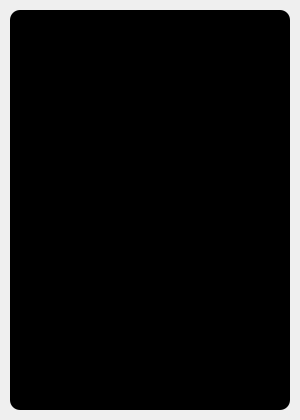
<?xml version="1.0" encoding="UTF-8"?>
<ui version="4.0">
 <class>Login</class>
 <widget class="QMainWindow" name="Login">
  <property name="geometry">
   <rect>
    <x>0</x>
    <y>0</y>
    <width>300</width>
    <height>420</height>
   </rect>
  </property>
  <property name="minimumSize">
   <size>
    <width>300</width>
    <height>420</height>
   </size>
  </property>
  <property name="maximumSize">
   <size>
    <width>300</width>
    <height>420</height>
   </size>
  </property>
  <property name="windowTitle">
   <string>Login. PyBlackBOX</string>
  </property>
  <property name="styleSheet">
   <string notr="true">#bg {
	background-color: rgb(0, 0, 0);
	border-radius: 10px;
}
QLabel {
	color:  rgb(121, 121, 121);
	padding-left: 10px;
	padding-top: 20px;
}
.QLineEdit {
	border: 3px solid rgb(47, 48, 50);
	border-radius: 15px;
	background-color: rgb(47, 48, 50);
	color: rgb(121, 121, 121);
	padding-left: 10px;
	padding-right: 10px;
	background-repeat: none;
	background-position: left center;
}
.QLineEdit:hover {
	color: rgb(230, 230, 230);
	border: 3px solid rgb(62, 63, 66);
}
.QLineEdit:focus {
	color: rgb(230, 230, 230);
	border: 3px solid rgb(189, 255, 0);
	background-color: rgb(14, 14, 15);
}</string>
  </property>
  <widget class="QWidget" name="centralwidget">
   <layout class="QVBoxLayout" name="verticalLayout">
    <property name="spacing">
     <number>0</number>
    </property>
    <property name="leftMargin">
     <number>10</number>
    </property>
    <property name="topMargin">
     <number>10</number>
    </property>
    <property name="rightMargin">
     <number>10</number>
    </property>
    <property name="bottomMargin">
     <number>10</number>
    </property>
    <item>
     <widget class="QFrame" name="bg">
      <property name="frameShape">
       <enum>QFrame::NoFrame</enum>
      </property>
      <property name="frameShadow">
       <enum>QFrame::Raised</enum>
      </property>
      <widget class="QFrame" name="frame_widgets">
       <property name="geometry">
        <rect>
         <x>0</x>
         <y>70</y>
         <width>280</width>
         <height>720</height>
        </rect>
       </property>
       <property name="minimumSize">
        <size>
         <width>280</width>
         <height>720</height>
        </size>
       </property>
       <property name="frameShape">
        <enum>QFrame::NoFrame</enum>
       </property>
       <property name="frameShadow">
        <enum>QFrame::Raised</enum>
       </property>
       <layout class="QVBoxLayout" name="verticalLayout_2">
        <property name="spacing">
         <number>5</number>
        </property>
        <property name="leftMargin">
         <number>20</number>
        </property>
        <property name="topMargin">
         <number>10</number>
        </property>
        <property name="rightMargin">
         <number>20</number>
        </property>
        <property name="bottomMargin">
         <number>10</number>
        </property>
        <item>
         <widget class="QFrame" name="preloader">
          <property name="minimumSize">
           <size>
            <width>240</width>
            <height>240</height>
           </size>
          </property>
          <property name="maximumSize">
           <size>
            <width>260</width>
            <height>260</height>
           </size>
          </property>
          <property name="frameShape">
           <enum>QFrame::NoFrame</enum>
          </property>
          <property name="frameShadow">
           <enum>QFrame::Raised</enum>
          </property>
         </widget>
        </item>
        <item>
         <spacer name="verticalSpacer">
          <property name="orientation">
           <enum>Qt::Vertical</enum>
          </property>
          <property name="sizeHint" stdset="0">
           <size>
            <width>20</width>
            <height>40</height>
           </size>
          </property>
         </spacer>
        </item>
        <item>
         <widget class="QFrame" name="logo">
          <property name="minimumSize">
           <size>
            <width>0</width>
            <height>260</height>
           </size>
          </property>
          <property name="styleSheet">
           <string notr="true">#logo {
	border-radius: 10px;
	background-image: url(:/images_svg/images/images_svg/logo_home.svg);
	background-position: center;
	background-repeat: no-repeat;
}</string>
          </property>
          <property name="frameShape">
           <enum>QFrame::NoFrame</enum>
          </property>
          <property name="frameShadow">
           <enum>QFrame::Raised</enum>
          </property>
         </widget>
        </item>
        <item>
         <widget class="QLabel" name="description">
          <property name="styleSheet">
           <string notr="true">background: transparent;</string>
          </property>
          <property name="text">
           <string>CNC Server</string>
          </property>
         </widget>
        </item>
        <item>
         <widget class="QLineEdit" name="server_ip">
          <property name="minimumSize">
           <size>
            <width>0</width>
            <height>30</height>
           </size>
          </property>
          <property name="maximumSize">
           <size>
            <width>16777215</width>
            <height>40</height>
           </size>
          </property>
          <property name="placeholderText">
           <string>  Server IP </string>
          </property>
         </widget>
        </item>
        <item>
         <widget class="QLineEdit" name="port">
          <property name="minimumSize">
           <size>
            <width>0</width>
            <height>30</height>
           </size>
          </property>
          <property name="maximumSize">
           <size>
            <width>16777215</width>
            <height>40</height>
           </size>
          </property>
          <property name="echoMode">
           <enum>QLineEdit::Password</enum>
          </property>
          <property name="placeholderText">
           <string>port</string>
          </property>
         </widget>
        </item>
       </layout>
      </widget>
     </widget>
    </item>
   </layout>
  </widget>
 </widget>
 <resources>
  <include location="resources.qrc"/>
 </resources>
 <connections/>
</ui>
